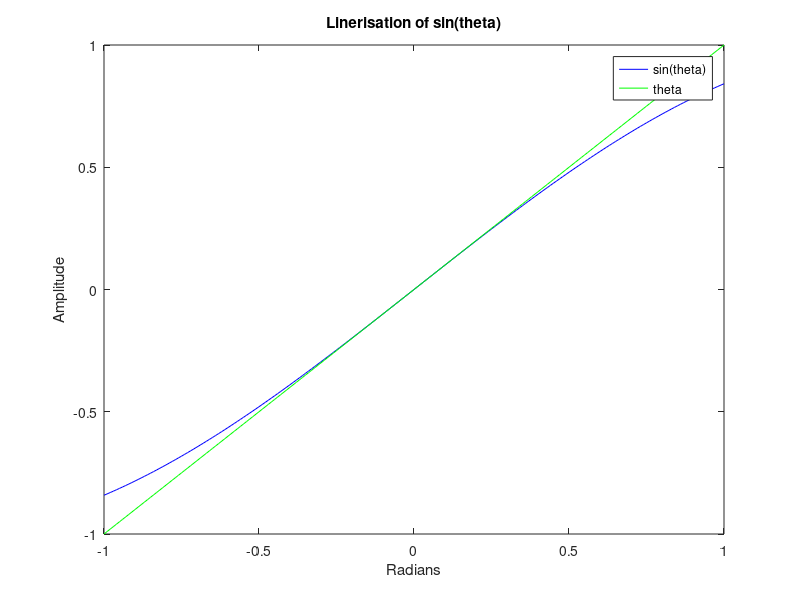

Recreate this plot in MATLAB. (Note: this script raises an error after producing the figure.)
clc;

f = @(theta) sin(theta);
g = @(theta) theta;
lim = deg2rad(10);
theta = -1:0.01:1;
plot(theta, f(theta), "Color","blue");
title("Linerisation of sin(theta)")
xlabel("Radians");
ylabel("Amplitude")
hold on
plot(theta, g(theta), 'Color','green');
L = legend('sin(theta)', 'theta', Location='southeast');
L.AutoUpdate = "off";
xline([-lim, lim], '-r', 'LineWidth',1.25)

hold off
